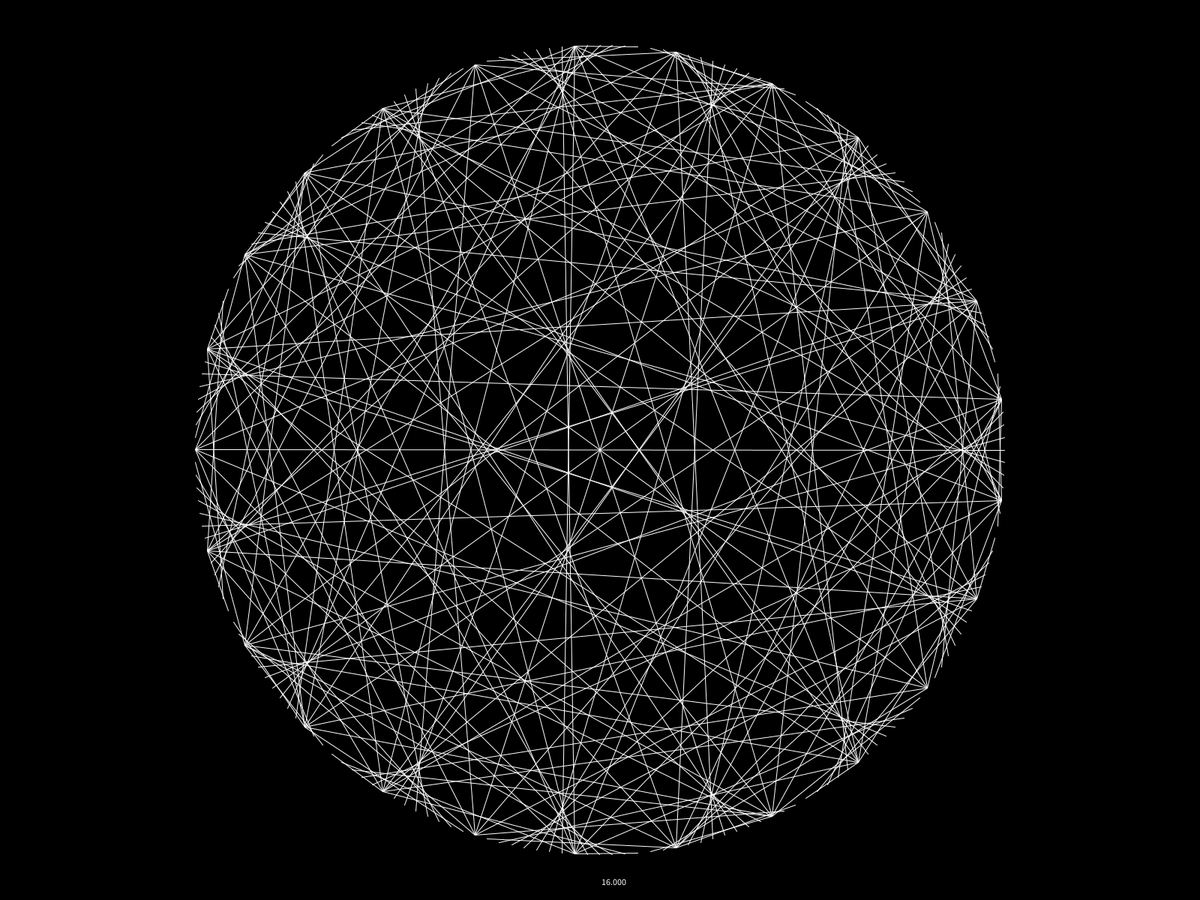
Frame 1 (no input)
Frame 60 (the mouse pressed at the canvas centre just before this capture): identical to frame 1, image omitted
Frame 120 (the mouse held since frame 60 and released just before this capture): identical to frame 1, image omitted

The Processing sketch that drew this single still picture (run headless with seeded random() and noise(); from frame 60 on, the mouse is pressed at the canvas centre):

// Processing sketch: Cartoid
// ── Cartoid.pde
float r;
int num=200;
float fac=16;
void setup()
{
  //size(400,400);
  fullScreen();
  r=(min(width, height)/2)*(0.9);
}
void draw()
{
  frameRate(120);
  stroke(255);
  background(0);
  translate(width/2, height/2);
  strokeWeight(2);
  noFill();
  //ellipse(0, 0, 2*r, 2*r);
  rotate(PI);
  strokeWeight(1);
  //num=floor(100*fac);
  for (int j=0; j<num; j++)
  {
    float ang1, ang2;
    ang1=j*TWO_PI/num;
    ang2=((fac*j)%num)*TWO_PI/num;
    colorMode(HSB);
    //stroke(((2*(float)j*255.0)/((float)num))%255,255,255);
    line(r*cos(ang1), r*sin(ang1), r*cos(ang2), r*sin(ang2));
  }
  rotate(-PI);
  text(fac, 0, height/2-20);
  //fac+=0.02;
  //stroke(255, 0, 0);
  //line(0, 0, r, 0);
}
void keyPressed()
{
  if (keyCode==SHIFT)
  {
    fac+=0.5;
  } else if (keyCode==ENTER)
  {
    fac-=0.5;
    if (fac<=0)
    {
      fac=0.5;
    }
  } else if (keyCode==UP)
  {
    fac+=0.01;
  } else if (keyCode==DOWN)
  {
    fac-=0.01;
  }
}
